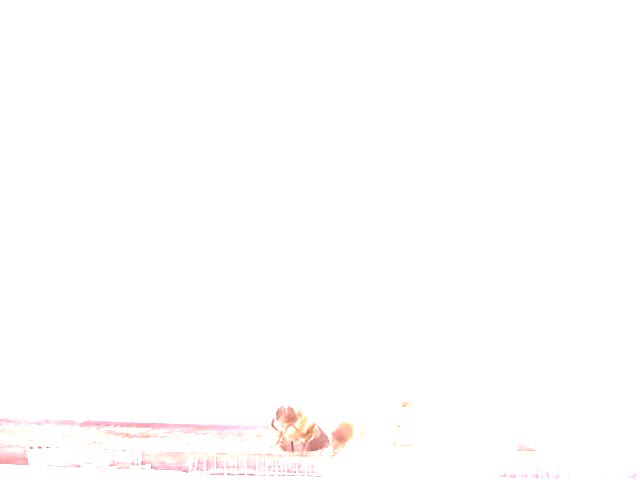
#> input picture frame 10 of Edge Detection/contrast.mp4, 640 x 480 px, given in place of bees1.mp4, which was not available
$ python sparse.py
#> lines starting #> are read from the running program, lines starting #| are printed output that depends on the picture; pictures that were not available may be replaced by others from this repository, and a replacement may not be noted
import cv2 as cv
import numpy as np

feature_params=dict(maxCorners=300,qualityLevel=0.2,minDistance=2, blockSize=7)
lk_params=dict(winSize = (15,15),maxLevel=2,criteria=(cv.TERM_CRITERIA_EPS|cv.TermCriteria_COUNT,10,0.03))
cap=cv.VideoCapture("bees1.mp4")

color=(0,255,0)
ret,first_frame=cap.read()
#> first_frame is the input picture: shape (480, 640, 3); mean B, G, R 253.7, 253.8, 254.7
prev_gray=cv.cvtColor(first_frame,cv.COLOR_BGR2GRAY)
prev=cv.goodFeaturesToTrack(prev_gray, mask=None, **feature_params)
#> prev = 84 rows, first 8: [291, 451], [141, 462], [288, 449], [273, 424], [153, 467], [150, 466], [39, 447], [26, 462]
mask=np.zeros_like(first_frame)

while(cap.isOpened()):
    ret,frame=cap.read()
    gray = cv.cvtColor(frame, cv.COLOR_BGR2GRAY)
    next, status, error = cv.calcOpticalFlowPyrLK(prev_gray,gray,prev,None,**lk_params)
#> next = 84 rows, first 8: [291, 451.1], [141, 462], [288, 449.1], [273.1, 424.1], [153, 467], [150.1, 466], [39.02, 447.1], [26.25, 462.1]; status = 84 values from 1 to 1; error = 84 values, max 7.53 at index 39, min 1.11 at index 70, mean 4.54
    good_old=prev[status==1]
#> good_old = 84 pairs, first value 26 to 535, second value 404 to 477
    good_new=next[status==1]
#> good_new = 84 pairs, first value 26.25 to 534.9, second value 400.6 to 476.9
    for i, (new, old) in enumerate(zip(good_new, good_old)):
        a,b=new.ravel()
        c,d=old.ravel()
        mask=cv.line(mask,(a,b), (c,d), color,2)
        frame=cv.circle(frame,(a,b), 3, color,-1)
#> this loop made 84 passes
#> (a, b, c, d) on passes 1 to 12: (291, 451.1, 291, 451), (141, 462, 141, 462), (288, 449.1, 288, 449), (273.1, 424.1, 273, 424), (153, 467, 153, 467), (150.1, 466, 150, 466), (39.02, 447.1, 39, 447), (26.25, 462.1, 26, 462), (294.2, 424.2, 294, 424), (293.9, 440.9, 294, 441), (35, 448, 35, 448), (31.03, 447, 31, 447)
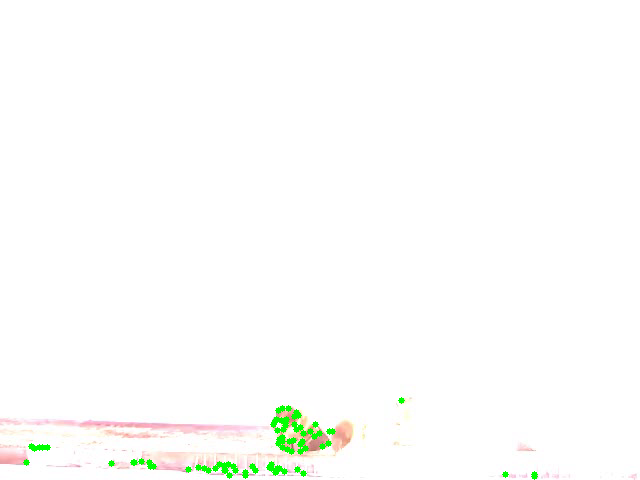
#> frame: shape (480, 640, 3); mean B, G, R 252, 253.8, 253
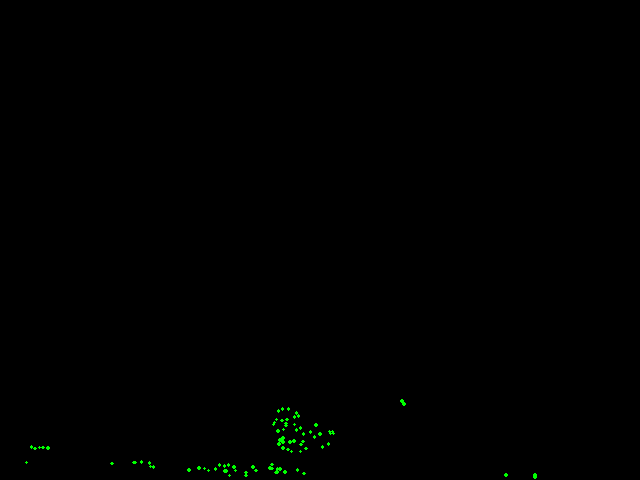
#> mask: shape (480, 640, 3); mean of channels 0, 1, 2 0, 0.6, 0; drawn as B, G, R
    output=cv.add(frame,mask)
    prev_gray=gray.copy()
    prev=good_new.reshape(-1,1,2)
#> prev has the same summary as next
    cv.imshow("sparse optical flow",output)
    if cv.waitKey(10) & 0xFF == ord('q'):
#> (key q is pressed here)
        break

cap.release()
cv.destroyAllWindows()

$ run again, starting later in the video
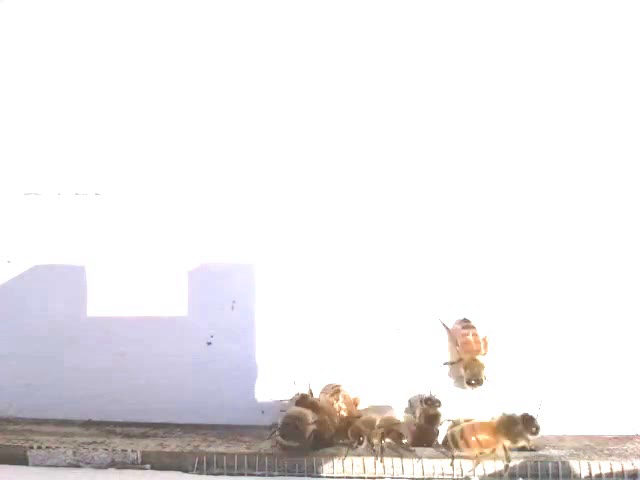
#> input picture frame 48 of Edge Detection/contrast.mp4, 640 x 480 px, given in place of bees1.mp4, which was not available
#> first_frame is the input picture: shape (480, 640, 3); mean B, G, R 235.4, 234.5, 237.2
#> `prev=cv.goodFeaturesToTrack(prev_gray, mask=None, **feature_params)`: prev = 159 rows, first 8: [385, 441], [404, 440], [610, 470], [453, 457], [460, 475], [508, 463], [440, 442], [421, 474]
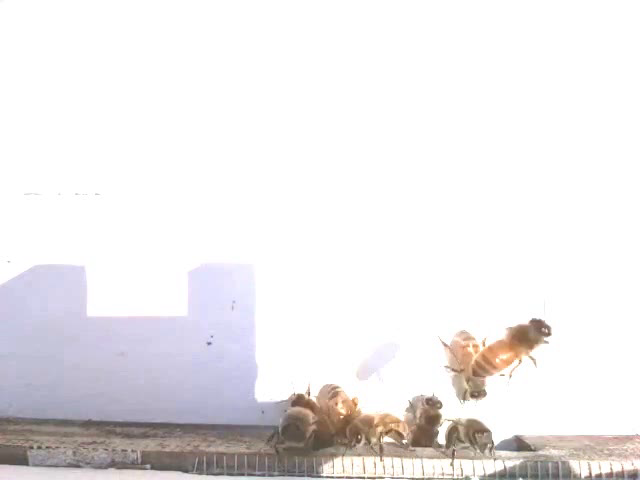
#> input picture frame 49 of Edge Detection/contrast.mp4, 640 x 480 px, given in place of bees1.mp4, which was not available
#> frame is the input picture: shape (480, 640, 3); mean B, G, R 235.2, 234.1, 236.7
#> next = 159 rows, first 8: [383.9, 439.1], [403.9, 440.2], [610, 470], [453.3, 456.9], [460, 475], [516.2, 461], [441, 442.5], [421, 474]; status = 159 values from 1 to 1; error = 159 values, max 59.81 at index 97, min 0.00778 at index 62, mean 12.06
#> good_old = 159 pairs, first value 26 to 635, second value 320 to 478
#> good_new = 159 pairs, first value 26.07 to 635, second value 333.2 to 478
#> the loop `for i, (new, old) in enumerate(zip(good_new, good_old)):` made 159 passes
#> (a, b, c, d) on passes 1 to 3: (383.9, 439.1, 385, 441), (403.9, 440.2, 404, 440), (610, 470, 610, 470)
#> after the loop `for i, (new, old) in enumerate(zip(good_new, good_old)):`:
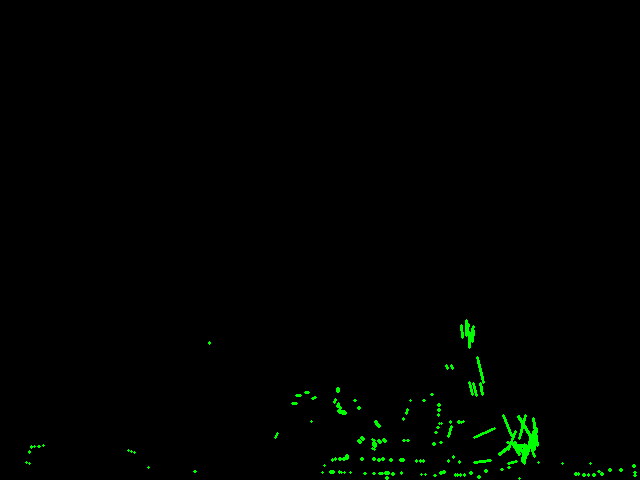
#> mask: shape (480, 640, 3); mean of channels 0, 1, 2 0, 2.1, 0; drawn as B, G, R
#> `prev=good_new.reshape(-1,1,2)`: prev has the same summary as next

$ run again, starting later in the video
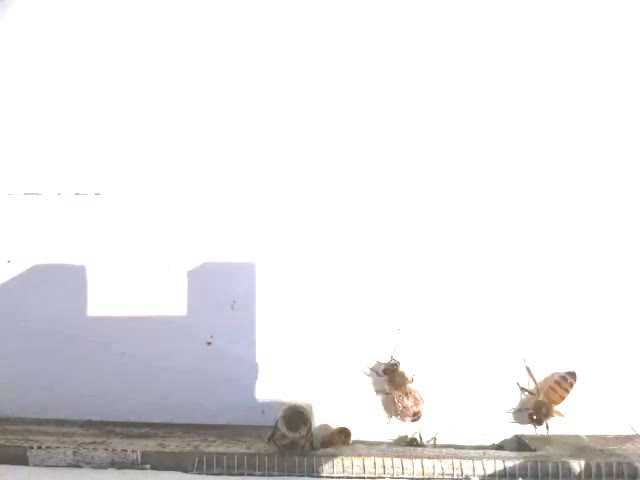
#> input picture frame 86 of Edge Detection/contrast.mp4, 640 x 480 px, given in place of bees1.mp4, which was not available
#> first_frame is the input picture: shape (480, 640, 3); mean B, G, R 233.6, 232.5, 233.6
#> `prev=cv.goodFeaturesToTrack(prev_gray, mask=None, **feature_params)`: prev = 169 rows, first 8: [533, 416], [455, 475], [453, 475], [384, 473], [364, 473], [543, 426], [486, 472], [424, 474]
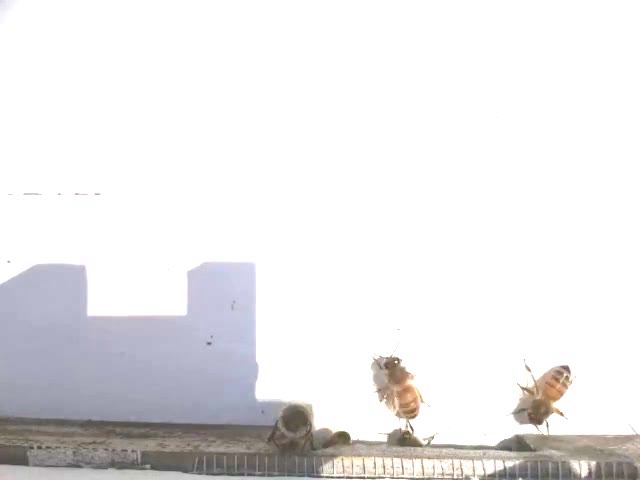
#> input picture frame 87 of Edge Detection/contrast.mp4, 640 x 480 px, given in place of bees1.mp4, which was not available
#> frame is the input picture: shape (480, 640, 3); mean B, G, R 233.5, 232.4, 233.6
#> next = 169 rows, first 8: [532.1, 415.3], [455, 475], [453, 475], [384, 473], [364, 473], [543.2, 424.9], [486, 472], [424, 474]; status = 169 values from 1 to 1; error = 169 values, max 43.88 at index 34, min 0.00264 at index 19, mean 10.17
#> good_old = 169 pairs, first value 8 to 581, second value 260 to 478
#> good_new = 169 pairs, first value 7.95 to 590.3, second value 260 to 478
#> the loop `for i, (new, old) in enumerate(zip(good_new, good_old)):` made 169 passes
#> (a, b, c, d) on passes 1 to 3: (532.1, 415.3, 533, 416), (455, 475, 455, 475), (453, 475, 453, 475)
#> after the loop `for i, (new, old) in enumerate(zip(good_new, good_old)):`:
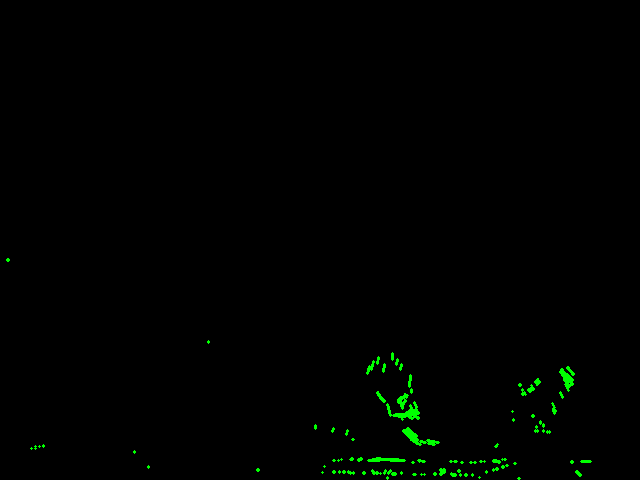
#> mask: shape (480, 640, 3); mean of channels 0, 1, 2 0, 1.8, 0; drawn as B, G, R
#> `prev=good_new.reshape(-1,1,2)`: prev has the same summary as next
